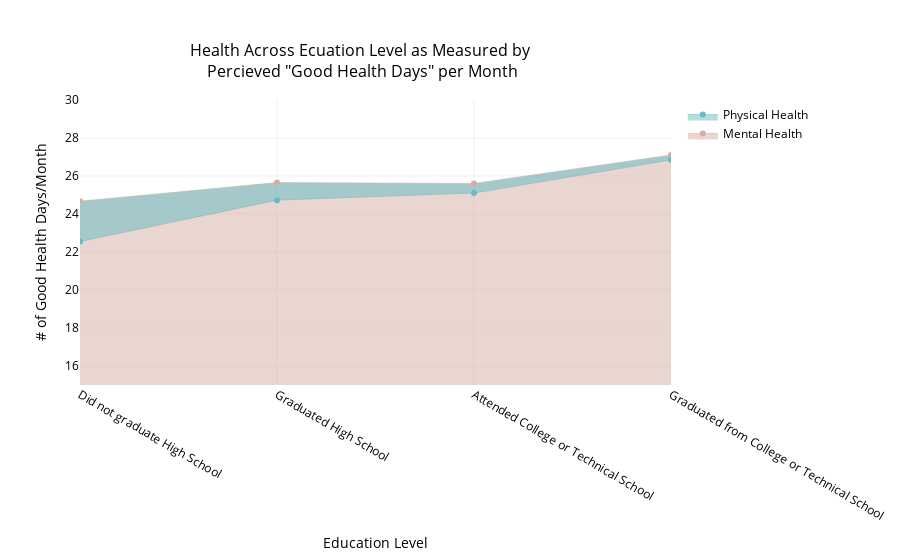

The notebook cell this image was saved under:
### Code cell
labels = ['Mental Health', 'Physical Health']
colors = ['rgb(67,67,67)', 'rgb(49,130,189)']
mode_size = [8, 8]
line_size = [2, 2]

fig = go.Figure()

fig.add_trace(go.Scatter(
        x=df_men_ed['_EDUCAG'], y=df_men_ed['REV_MENTHLTH'], 
        fill='tozeroy',
        #mode='none',
        name=labels[0],
        line=dict(width=0.5, color='rgb(213, 174, 161)'),
        connectgaps=True,
        
    ))

    # endpoints
fig.add_trace(go.Scatter(
        x=df_phys_ed['_EDUCAG'], y=df_phys_ed['REV_PHYSHLTH'],
        fill='tonexty',
        #mode='none',
        name=labels[1],
        line=dict(width=0.5, color='rgb(99, 189, 198)')
    ))
fig.update_yaxes(range=[15, 30])
fig.update_layout(font_color="Black",
    title= {'text':'Health Across Ecuation Level as Measured by<br> Percieved "Good Health Days" per Month',
            'font_size':16,
           'y':0.9,
            'x':0.4,
            'xanchor': 'center',
            'yanchor': 'top'},
                   xaxis_title='Education Level',
                   yaxis_title='# of Good Health Days/Month',
                 template='plotly_white')

### Figure 1 — Plotly figure (JSON) as saved in the notebook; plotly's stock layout.template omitted (floating-point values rounded to 4 significant figures)
{"data": [{"connectgaps": true, "fill": "tozeroy", "line": {"color": "rgb(213, 174, 161)", "width": 0.5}, "name": "Mental Health", "type": "scatter", "x": ["Did not graduate High School", "Graduated High School", "Attended College or Technical School", "Graduated from College or Technical School"], "y": [24.67, 25.65, 25.61, 27.11]}, {"fill": "tonexty", "line": {"color": "rgb(99, 189, 198)", "width": 0.5}, "name": "Physical Health", "type": "scatter", "x": ["Did not graduate High School", "Graduated High School", "Attended College or Technical School", "Graduated from College or Technical School"], "y": [22.55, 24.73, 25.1, 26.84]}], "layout": {"font": {"color": "Black"}, "title": {"font": {"size": 16}, "text": "Health Across Ecuation Level as Measured by<br> Percieved \"Good Health Days\" per Month", "x": 0.4, "xanchor": "center", "y": 0.9, "yanchor": "top"}, "xaxis": {"title": {"text": "Education Level"}}, "yaxis": {"range": [15, 30], "title": {"text": "# of Good Health Days/Month"}}}}
